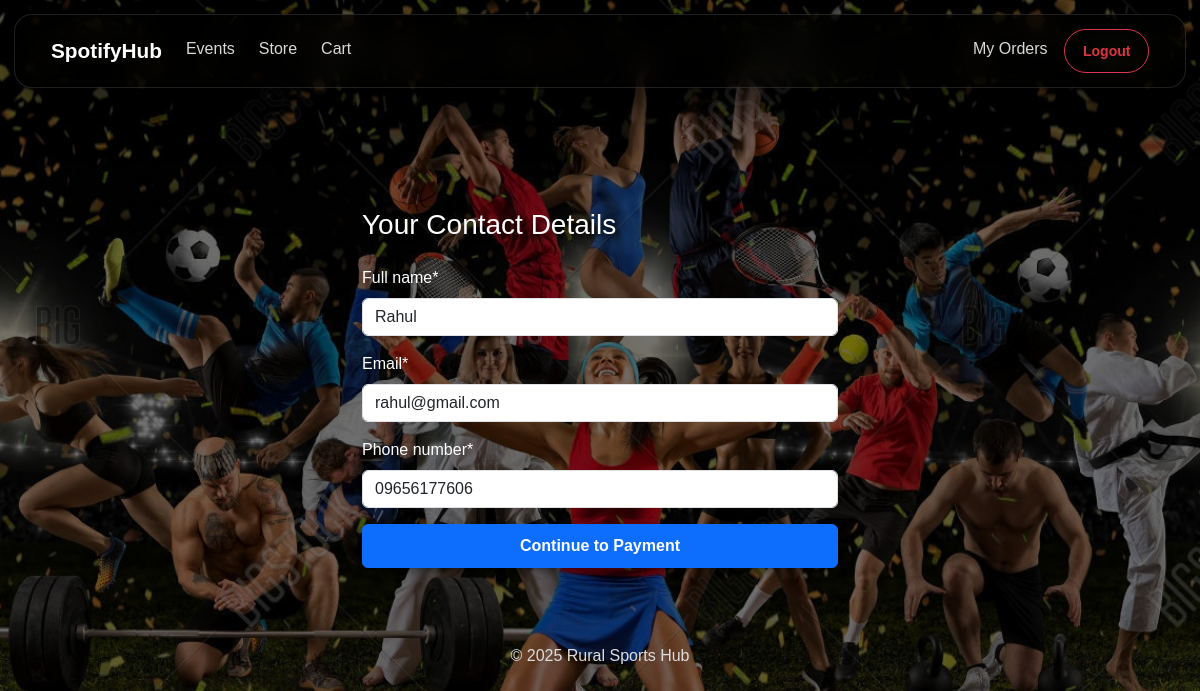
/booking/contact/101/ (signed in), run on the app's committed database.
### booking/models.py (models this page shows, shortened)
class BookingContact(models.Model):
    user = models.ForeignKey(
        User,
        on_delete=models.CASCADE,
        related_name="booking_contacts"
    )
    full_name = models.CharField(max_length=100)
    email = models.EmailField()
    phone_number = models.CharField(max_length=15)
    created_at = models.DateTimeField(auto_now_add=True)

### booking/views.py (the view)
# urls.py: path("contact/<int:booking_id>/", add_booking_contact_view, name="add_booking_contact"),
@login_required
def add_booking_contact_view(request, booking_id):
    booking = get_object_or_404(Booking, id=booking_id, user=request.user)
    contact = BookingContact.objects.filter(user=request.user).first()
    if request.method == "POST":
        form = BookingContactForm(request.POST, instance=contact)
        if form.is_valid():
            contact = form.save(commit=False)
            contact.user = request.user
            contact.save()
            booking.contact = contact
            booking.save(update_fields=["contact"])
            return redirect("booking:process_payment", booking_id=booking.id)
    else:
        form = BookingContactForm(instance=contact)
    return render(
        request,
        "booking/add_contact.html",
        {"form": form, "booking": booking},
    )

### booking/forms.py
class BookingContactForm(forms.ModelForm):
    class Meta:
        model = BookingContact
        fields = ["full_name", "email", "phone_number"]

### templates/booking/add_contact.html (shortened to what this page needs)
{% extends "base.html" %}
{% load crispy_forms_tags %}
{% block content %}
<div class="container mt-5" style="max-width:500px">
    <h3 class="mb-4">Your Contact Details</h3>
    <form method="post">
        {{ form|crispy }}
        <button type="submit" class="btn btn-primary w-100">
            Continue to Payment
        </button>
    </form>
</div>
{% endblock %}

### static/css/style.css (style rules this page uses)
* { box-sizing: border-box; }
body { font-family: Arial, sans-serif; color: #fff; min-height: 100vh; margin: 0; padding-top: 120px; background-image: url("../images/bg.jpg"); background-repeat: no-repeat; background-position: center top; background-size: cover; background-attachment: fixed; }
body::before { content: ""; position: fixed; inset: 0; background-image: url("../images/bg.jpg"); background-size: cover; background-position: center top; background-repeat: no-repeat; filter: brightness(0.45); contrast: 1.05; z-index: -1; }
h1, h2, h3, h4, p, .lead { color: #ffffff; text-shadow: 4px 4px 4px rgba(0,0,0,0.7); }
.btn { font-weight: 600; border-radius: 6px; box-shadow: 0 4px 10px rgba(0,0,0,0.4); transition: transform 0.2s ease; }
.btn-primary { background-color: #0d6efd; border-color: #0d6efd; }
.btn { transition: transform 0.2s ease, box-shadow 0.2s ease; }
button, a { min-height: 44px; }

### data on the page
BookingContact: full_name "Rahul", email "rahul@gmail.com", phone_number "09656177606"
